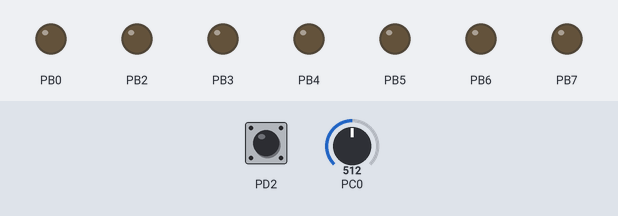
The program below on a simulated ATmega328P, built with avr-gcc and emulated at 8 MHz. Shown: output pins drawn as LEDs (lit = HIGH). The inputs (shaded band) are chosen by the test bench; at power-on: PD2 HIGH, PC0 = 512. Pins used as bus, display or sensor lines are not drawn.

Above: at 1.2 s.
1.3 s: PD2 pulled LOW for 0.15 s
At 1.6 s:
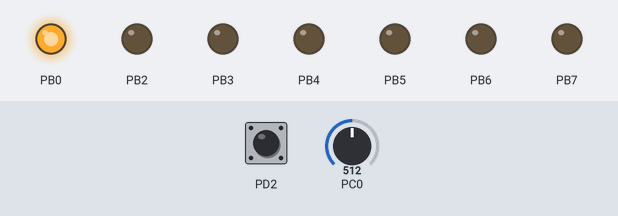
2.9 s: PD2 pulled LOW for 1 s
At 4.1 s:
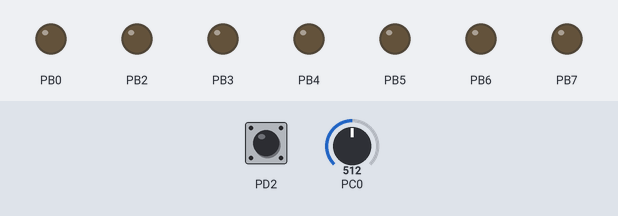
5.4 s: PD2 pulled LOW for 3.2 s
At 6.0 s:
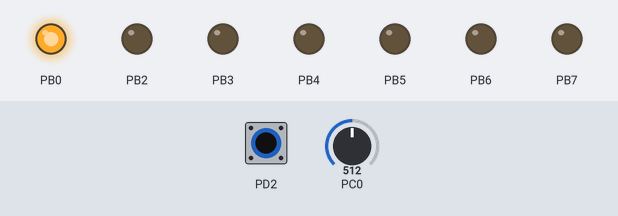
Timing chart, 0 to 8.4 s (numbered marks = the images above; inputs shaded):
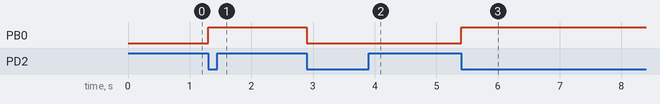

The program:

main.c
```c
/*
 * part01.c
 *
 * Created: 4/12/2018 9:30:14 PM
 * Author : Eilat
 */


#include <avr/io.h>
#define  F_CPU 8000000UL
#include <avr/interrupt.h>
#include <util/delay.h>


int main()
{

	ADCSRA = 0x87;			//ADC enable, prescaler 128
	ADMUX = 0x60;			//AVcc,  left justified
	DDRB = 0xFF;			// PORTB as output
	PORTD |= (1<<2);		//set up pull up resistor
	OCR1A = 0;				//0% duty cycle initially
	TCCR1B = 0x0D;			//prescaler of 1024
	TCCR1A = 0x83;			//non-inverting mode, fast PWM 10 bit
	EIMSK |= (1<<INT0);		//enable external interrupt 0
	EICRA |= (1<<ISC01);		//falling edge trigger
	sei();

	while (1)
	{
		ADCSRA |= (1<<ADSC);			//start conversion
		while ((ADCSRA & (1<<ADIF)) == 0)
		{
			//wait for conversion to finish
		}

	}
}
ISR (INT0_vect)
{

	EIFR |= (1<<INTF0);		//reset flag
		if((PORTB & 0b00000001) == 0b00000000)
			PORTB |= (1<<0);
			else
			PORTB &= ~(1<<0);

		if(ADCH > 220){
		OCR1A = 600;		//95% duty cycle
		_delay_ms(2000);
		}
		else
		OCR1A = 0;		//0% duty cycle

}
```

Measured:
- after the input at 1.3 s, PB0: LOW → HIGH at once
- after the input at 2.9 s, PB0: HIGH → LOW at once
- after the input at 5.4 s, PB0: LOW → HIGH at once
